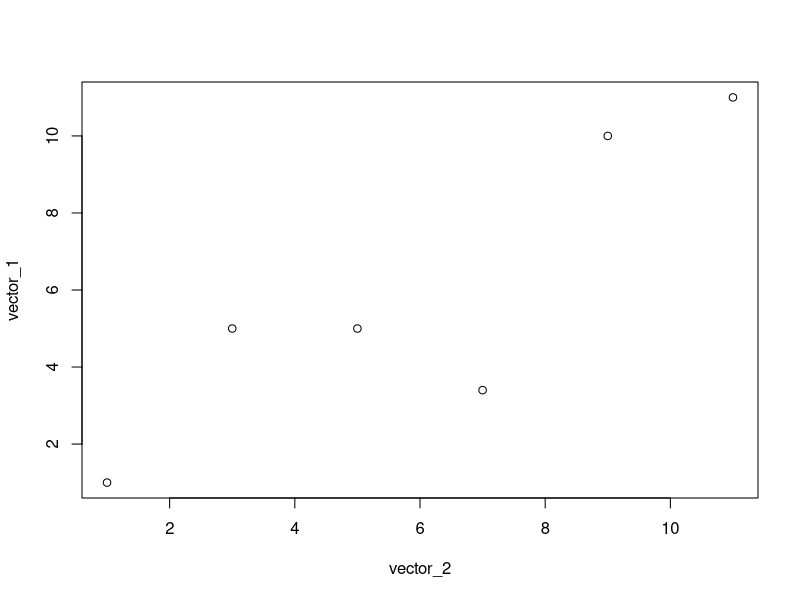
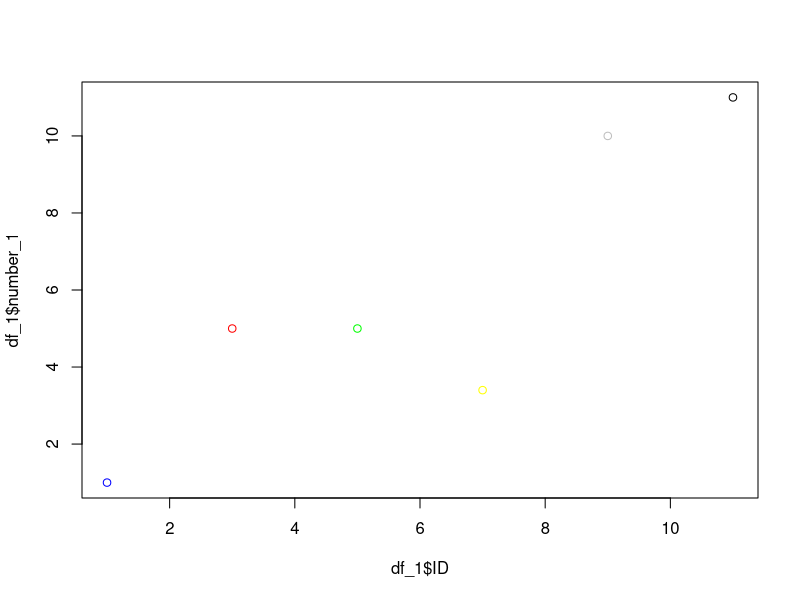

Generate these figures, in order, with R:
## ---- chunk 1
knitr::opts_chunk$set(echo = TRUE)
## ---- chunk 2
a <- 4
b <- sqrt(16)
number_3 <- 2 * 2
## ---- chunk 3
a
number_3
a*b
number_3 / b
## ---- chunk 4
text_a <- "Hello"
text_a

text_a <- "Good bye" # overwrite the object
text_a
## ---- chunk 5
ls()
## ---- chunk 6
mode(a)
str(a)
## ---- chunk 7
mode(text_a)
str(text_a)
## ---- chunk 8
vector_1 <- c(1,5,6,3.4,10,11)
vector_1
## ---- chunk 9
vector_1[3]
vector_1[3] <- 5
vector_1[3]
## ---- chunk 10
vector_2 <- c(1:6)
vector_2
vector_2 <- seq(1,12,by=2) # overwriting
vector_2
## ---- chunk 11
vector_3 <- rep(c(1,2),3) # repeats c(1,2) three times
vector_3
## ---- chunk 12
vector_4 <- c("blue","red","green","yellow","grey","black")
vector_4
vector_4[4]
## ---- chunk 13
mode(vector_4)
length(vector_2)
mode(vector_2)
## ---- chunk 14
mean(vector_2) # function for calculating the mean
sd(vector_2)   # standard deviation
## ---- chunk 15
vector_2
vector_2 ^ 2

vector_5 <- vector_1 + vector_2
vector_5
## ---- chunk 16
plot(vector_2,vector_1)
## ---- chunk 17
matrix_1 <- matrix(NA, nrow = 6, ncol = 6)
matrix_1

matrix_1 <- matrix(1:36, nrow = 6, ncol = 6) # Filling a matrix with a sequence of values
matrix_1

matrix_2 <- matrix(1:(6*6), nrow = 6, ncol = 6, byrow = TRUE)
matrix_2
## ---- chunk 18
matrix_2[3,5] # row,column
matrix_2[3,]  # select a row
matrix_2[,5]  # select a column
## ---- chunk 19
matrix_1 + 1
matrix_1 ^ 2
## ---- chunk 20
matrix_1 + matrix_2 # matrix by matrix
matrix_1 * vector_2 # matrix by vector
                    # vector of length 6 is recycled!
## ---- chunk 21
mean(matrix_1)     # mean of all values in matrix
colMeans(matrix_1) # mean values per column
## ---- chunk 22
df_1 <- data.frame(ID = vector_2, number_1 = vector_1, colour = vector_4)
df_1
## ---- chunk 23
str(df_1) 
## ---- chunk 24
df_1[,3]        # by column number (also works for rows; [2,])
df_1[,"colour"] # calling by column name
df_1$colour     # calling by column name using $
## ---- chunk 25
levels(df_1[,3])
df_1[,3] <- as.character(df_1[,3]) # change column to character vector
str(df_1)
## ---- chunk 26
plot(df_1$ID,df_1$number_1, col=df_1$colour)
## ---- chunk 27
plots <- data.frame(vegetation_type = rep(c("forest", "shrubland", "grassland"),each=5), plot = rep(1:5,3))
plots$day <- seq(1,29,by=2)
knitr::kable(plots, caption="Table 1: Dataframe excercise")
